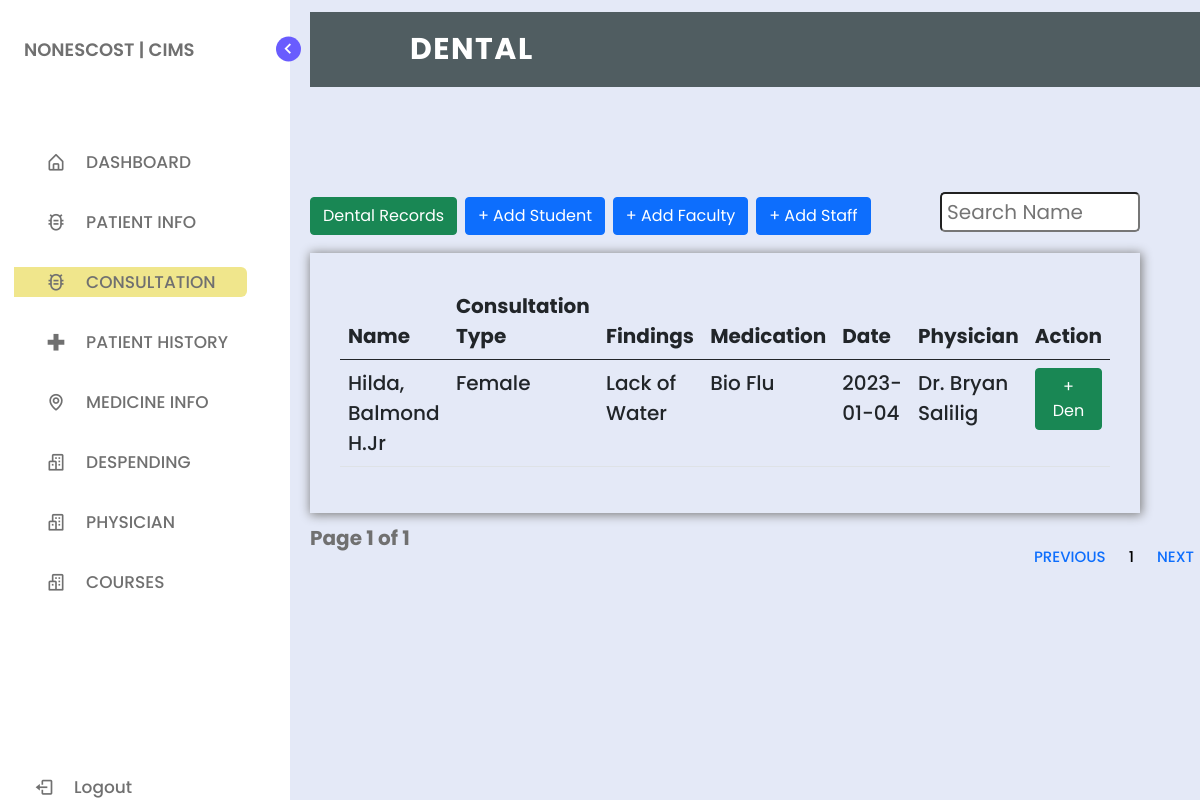
The page /dental.php on the database its author committed.
### tables this page shows
CREATE TABLE `tbl_dental_records` (
  `id` int(11) NOT NULL,
  `dental_id` int(11) NOT NULL,
  `f_name` varchar(255) NOT NULL,
  `m_name` varchar(255) NOT NULL,
  `l_name` varchar(255) NOT NULL,
  `suffix` varchar(255) NOT NULL,
  `consult_type` varchar(255) NOT NULL,
  `blood_pressure` varchar(255) NOT NULL,
  `findings` varchar(255) NOT NULL,
  `medication` varchar(255) NOT NULL,
  `consult_date` varchar(255) NOT NULL,
  `remarks` varchar(255) NOT NULL,
  `phy` varchar(255) NOT NULL,
  `access` varchar(255) NOT NULL
);

### dental.php (the view, shortened to what this page needs)
<?php
include_once('connection.php');
if (isset($_GET['page_no']) && $_GET['page_no'] !== "") {
    $page_no = $_GET['page_no'];
} else {
    $page_no = 1;
}
$total_records_per_page = 2;
$offset = ($page_no - 1) * $total_records_per_page;
$previous_page = $page_no - 1;
$next_page = $page_no + 1;
$result_count = mysqli_query($conn, "SELECT COUNT(*) as total_records FROM tbl_dental_records") or die(mysqli_error($conn));
$records = mysqli_fetch_array($result_count);
$total_records = $records['total_records'];
$total_no_of_pages = ceil($total_records / $total_records_per_page);
$sql = "SELECT * FROM tbl_dental_records LIMIT $offset, $total_records_per_page";
$result = mysqli_query($conn, $sql) or die(mysqli_error($conn));
?>
<!DOCTYPE html>
<html lang="en">
<head>
    <link href="https://cdn.jsdelivr.net/npm/bootstrap@5.0.2/dist/css/bootstrap.min.css" rel="stylesheet">
    <link href="https://cdn.jsdelivr.net/npm/bootstrap@5.0.2/dist/css/bootstrap.min.css" rel="stylesheet">
    <link href="https://cdn.jsdelivr.net/npm/bootstrap@5.0.2/dist/css/bootstrap.min.css" rel="stylesheet">
    <link href="https://cdn.jsdelivr.net/npm/bootstrap@5.0.2/dist/css/bootstrap.min.css" rel="stylesheet">
    <link rel="stylesheet" href="style.css">
    <link href='https://unpkg.com/boxicons@2.1.1/css/boxicons.min.css' rel='stylesheet'>
</head>
<body>
    <nav class="sidebar">
        <header>
            <div class="image-text">
                <div class="text logo-text">
                    <span style="margin-left: -50px;" class="name">NONESCOST | CIMS</span>
                </div>
            </div>
            <i class='bx bx-chevron-right toggle'></i>
        </header>
        <div class="menu-bar">
            <div class="menu">
                <ul class="menu-links">
                    <li class="nav-link">
                        <a href="index.php">
                            <i class='bx bx-home-alt icon'></i>
                            <span class="text nav-text">DASHBOARD</span>
                        </a>
                    </li>
                    <li class="nav-link">
                        <div class="dropdown" style="height: 30px;">
                            <a href="list_of_prk.php">
                                <i class='bx bx-bug-alt icon'></i>
                                <span class="text">PATIENT INFO</span>
                        </div>
                    </li>
                    <li class="nav-link">
                        <div class="dropdown" style="height: 30px;">
                            <a href="list_of_prk.php" id="lop">
                                <i class='bx bx-bug-alt icon'></i>
                                <span class="text">CONSULTATION</span>
                        </div>
                    </li>
                    <li class="nav-link">
                        <a href="patient_history.php">
                            <i class='bx bx-plus-medical icon plus-medical'></i>
                            <span class="text nav-text">PATIENT HISTORY</span>
                        </a>
                    </li>
                    <li class="nav-link">
                        <a href="medicine.php">
                            <i class='bx bx-map icon map'></i>
                            <span class="text nav-text">MEDICINE INFO</span>
                        </a>
                    </li>
                    <li class="nav-link">
                        <a href="add_purok.php">
                            <i class='bx bx-buildings icon buildings'></i>
                            <span class="text nav-text">DESPENDING</span>
                        </a>
                    </li>
                    <li class="nav-link">
                        <a href="physician.php">
                            <i class='bx bx-buildings icon buildings'></i>
                            <span class="text nav-text">PHYSICIAN</span>
                        </a>
                    </li>
                    <li class="nav-link">
                        <a href="course.php">
                            <i class='bx bx-buildings icon buildings'></i>
                            <span class="text nav-text">COURSES</span>
                        </a>
                    </li>
                </ul>
            </div>
            <div class="bottom-content">
                <li class="">
                    <a href="logout.php">
                        <i class='bx bx-log-out icon'></i>
                        <span class="text nav-text">Logout</span>
                    </a>
                </li>
            </div>
        </div>
    </nav>
    <section class="home">
        <div class="text">
            <nav>
                <div class="logo">
                    <p>DENTAL</p>
                </div>
            </nav><br><br><br><br>
            <button class="btn btn-success"><a href="dental.php" style="color: white;text-decoration:none;">Dental Records</a></button>
            <button class="btn btn-primary"><a href="denstudent.php" style="color: white;text-decoration:none;">+ Add Student</a></button>
            <button class="btn btn-primary"><a href="denfaculty.php" style="color: white;text-decoration:none;">+ Add Faculty</a></button>
            <button class="btn btn-primary"><a href="denstaff.php" style="color: white;text-decoration:none;">+ Add Staff</a></button>
            <input type="text" name="search_text" id="search_text" placeholder="Search Name" style="border-radius: 5px;height:40px;font-size:20px;float:right;padding: 5px;width:200px" />
            <div class="mt-3">
                <div class="td" style="background-color: transparent;padding:30px">
                    <table class="table" style="font-size: 20px;">
                        <thead>
                            <tr>
                                <th>Name</th>
                                <th>Consultation Type</th>
                                <th>Findings</th>
                                <th>Medication</th>
                                <th>Date</th>
                                <th>Physician</th>
                                <th>Action</th>
                            </tr>
                        </thead>
                        <tbody>
                            <?php while ($row = mysqli_fetch_array($result)) { ?>
                                <tr>
                                    <td><?= $row['l_name'] ?>, <?= $row['f_name'] ?> <?= $row['m_name'] ?><?= $row['suffix'] ?></td>
                                    <td><?= $row['consult_type'] ?></td>
                                    <td><?= $row['findings'] ?></td>
                                    <td><?= $row['medication'] ?></td>
                                    <td><?= $row['consult_date'] ?></td>
                                    <td><?= $row['phy'] ?></td>
                                    <td>
                                        <button type="button" class="btn btn-success addmed">+ Den</button>
                                    </td>
                                </tr>
                            <?php }
                            ?>
                        </tbody>
                    </table>
                </div>
                <nav class="na" aria-label="Page navigation example">
                    <ul class="pagination">
                        <li class="page-item"><a class="page-link <?= ($page_no <= 1) ? 'disabled' : ''; ?> " <?= ($page_no > 1) ? 'href=?page_no=' . $previous_page : ''; ?> style="font-size: 15px;">Previous</a></li>
                        <?php for ($counter = 1; $counter <= $total_no_of_pages; $counter++) { ?>
                            <?php if ($page_no != $counter) { ?>
                                <li class="page-item"><a class="page-link" href="?page_no=<?= $counter; ?>" style="font-size: 15px;color:black"><?= $counter; ?></a></li>
                            <?php } else { ?>
                                <li class="page-item"><a class="page-link active" style="font-size: 15px;color:black"><?= $counter; ?></a></li>
                            <?php } ?>
                        <?php } ?>
                        <li class="page-item"><a class="page-link <?= ($page_no >= $total_no_of_pages) ? 'disabled' : ''; ?> " <?= ($page_no < $total_no_of_pages) ? 'href=?page_no=' . $next_page : ''; ?> style="font-size: 15px;">Next</a></li>
                    </ul>
                </nav>
                <div class="p-10">
                    <strong style="font-size: 20px;">Page <?= $page_no; ?> of <?= $total_no_of_pages; ?></strong>
                </div>
            </div>
    </section>
</body>
</html>

### style.css (style rules this page uses)
* { margin: 0; padding: 0; box-sizing: border-box; font-family: 'Poppins', sans-serif; }
:root { --body-color: #E4E9F7; --sidebar-color: #FFF; --primary-color: #695CFE; --primary-color-light: #F6F5FF; --toggle-color: #DDD; --text-color: #707070; --tran-03: all 0.2s ease; --tran-03: all 0.3s ease; --tran-04: all 0.3s ease; }
body { min-height: 100vh; background-color: var(--body-color); transition: var(--tran-05); }
.sidebar { position: fixed; top: 0; left: 0; height: 100%; width: 290px; padding: 10px 14px; background: var(--sidebar-color); transition: var(--tran-05); z-index: 100; }
.sidebar li { height: 50px; list-style: none; display: flex; align-items: center; margin-top: 10px; }
.sidebar header .image, .sidebar .icon { min-width: 60px; border-radius: 6px; }
.sidebar .icon { min-width: 60px; border-radius: 6px; height: 100%; display: flex; align-items: center; justify-content: center; font-size: 20px; }
.sidebar .text, .sidebar .icon { color: var(--text-color); transition: var(--tran-03); }
.sidebar .text { font-size: 17px; font-weight: 500; white-space: nowrap; opacity: 1; }
.sidebar header { position: relative; }
.sidebar header .image-text { display: flex; align-items: center; }
.sidebar header .logo-text { display: flex; flex-direction: column; }
header .image-text .name { margin-top: 2px; font-size: 18px; font-weight: 600; }
.sidebar header .toggle { position: absolute; top: 50%; right: -25px; transform: translateY(-50%) rotate(180deg); height: 25px; width: 25px; background-color: var(--primary-color); color: var(--sidebar-color); border-radius: 50%; display: flex; align-items: center; justify-content: center; font-size: 22px; cursor: pointer; transition: var(--tran-05); }
.sidebar .menu { margin-top: 40px; }
.sidebar li a { list-style: none; height: 100%; background-color: transparent; display: flex; align-items: center; height: 100%; width: 100%; border-radius: 6px; text-decoration: none; transition: var(--tran-03); }
.sidebar .menu-bar { height: calc(100% - 55px); display: flex; flex-direction: column; justify-content: space-between; overflow-y: scroll; }
.home { position: absolute; top: 0; top: 0; left: 250px; height: 100vh; width: calc(100% - 250px); background-color: var(--body-color); transition: var(--tran-05); }
.home .text { font-size: 30px; font-weight: 500; color: var(--text-color); padding: 12px 60px; }

### dental.php (style rules this page uses)
nav { width: 83%; height: 75px; background-color: #505d61; line-height: 75px; padding: 0px 100px; position: fixed; z-index: 1; }
nav .logo { font-size: 30px; font-weight: bold; letter-spacing: 1.5px; }
nav .logo p { float: left; color: #fff; text-transform: uppercase; }
nav ul { float: right; }
nav ul li { display: inline-block; list-style: none; }
nav ul li a { color: #fff; text-decoration: none; font-size: 18px; text-transform: uppercase; padding: 0px 32px; }
nav ul li .active { color: #c0d96f; }
#lop { background-color: #F0E68C; }
.dropdown { position: relative; display: inline-block; }
.na { background-color: transparent; }
.na ul { background-color: transparent; border: none; }
.na li { background-color: transparent; border: none; }
.na li a { background-color: transparent; border: none; }
.td { box-shadow: 1px 1px 10px 1px grey; }

### rows shown on the page
tbl_dental_records: l_name "Hilda", f_name "Balmond", m_name "H.", suffix "Jr", consult_type "Female", findings "Lack of Water", medication "Bio Flu", consult_date "2023-01-04", phy "Dr. Bryan Salilig"

### other values the page prints
$page_no "1"
$total_no_of_pages "1"
